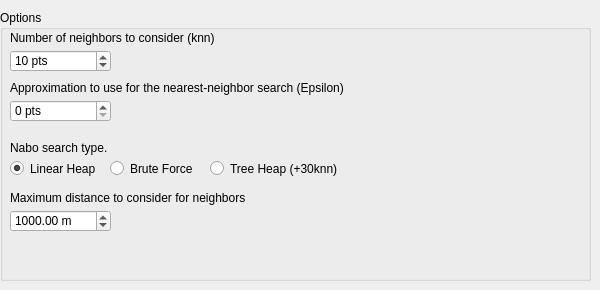
     <widget class="QWidget" name="kdTree">
      <property name="accessibleName">
       <string/>
      </property>
      <attribute name="title">
       <string>KDTreeMatcher</string>
      </attribute>
      <widget class="QGroupBox" name="groupBox_20">
       <property name="geometry">
        <rect>
         <x>0</x>
         <y>10</y>
         <width>591</width>
         <height>271</height>
        </rect>
       </property>
       <property name="title">
        <string>Options</string>
       </property>
       <widget class="QDoubleSpinBox" name="kdTreeKnn">
        <property name="geometry">
         <rect>
          <x>10</x>
          <y>40</y>
          <width>101</width>
          <height>22</height>
         </rect>
        </property>
        <property name="suffix">
         <string> pts</string>
        </property>
        <property name="decimals">
         <number>0</number>
        </property>
        <property name="minimum">
         <double>1.000000000000000</double>
        </property>
        <property name="maximum">
         <double>10000000.000000000000000</double>
        </property>
        <property name="singleStep">
         <double>1.000000000000000</double>
        </property>
        <property name="value">
         <double>10.000000000000000</double>
        </property>
       </widget>
       <widget class="QLabel" name="kdTreeKnnTitle">
        <property name="geometry">
         <rect>
          <x>10</x>
          <y>20</y>
          <width>291</width>
          <height>16</height>
         </rect>
        </property>
        <property name="text">
         <string>Number of neighbors to consider (knn)</string>
        </property>
       </widget>
       <widget class="QDoubleSpinBox" name="kdTreeEpsilon">
        <property name="geometry">
         <rect>
          <x>10</x>
          <y>90</y>
          <width>101</width>
          <height>22</height>
         </rect>
        </property>
        <property name="suffix">
         <string> pts</string>
        </property>
        <property name="decimals">
         <number>0</number>
        </property>
        <property name="minimum">
         <double>0.000000000000000</double>
        </property>
        <property name="maximum">
         <double>10000000.000000000000000</double>
        </property>
        <property name="singleStep">
         <double>1.000000000000000</double>
        </property>
        <property name="value">
         <double>0.000000000000000</double>
        </property>
       </widget>
       <widget class="QLabel" name="kdTreeEpsilonTitle">
        <property name="geometry">
         <rect>
          <x>10</x>
          <y>70</y>
          <width>441</width>
          <height>16</height>
         </rect>
        </property>
        <property name="text">
         <string>Approximation to use for the nearest-neighbor search (Epsilon)</string>
        </property>
       </widget>
       <widget class="QRadioButton" name="kdTreeTree">
        <property name="geometry">
         <rect>
          <x>210</x>
          <y>150</y>
          <width>141</width>
          <height>17</height>
         </rect>
        </property>
        <property name="text">
         <string>Tree Heap (+30knn)</string>
        </property>
        <property name="checked">
         <bool>false</bool>
        </property>
        <attribute name="buttonGroup">
         <string notr="true">buttonGroup_8</string>
        </attribute>
       </widget>
       <widget class="QRadioButton" name="kdTreeLinear">
        <property name="geometry">
         <rect>
          <x>10</x>
          <y>150</y>
          <width>91</width>
          <height>17</height>
         </rect>
        </property>
        <property name="text">
         <string>Linear Heap</string>
        </property>
        <property name="checked">
         <bool>true</bool>
        </property>
        <attribute name="buttonGroup">
         <string notr="true">buttonGroup_8</string>
        </attribute>
       </widget>
       <widget class="QRadioButton" name="kdTreeBrute">
        <property name="geometry">
         <rect>
          <x>110</x>
          <y>150</y>
          <width>91</width>
          <height>17</height>
         </rect>
        </property>
        <property name="text">
         <string>Brute Force</string>
        </property>
        <property name="checked">
         <bool>false</bool>
        </property>
        <attribute name="buttonGroup">
         <string notr="true">buttonGroup_8</string>
        </attribute>
       </widget>
       <widget class="QLabel" name="kdTreeEpsilonTitle_2">
        <property name="geometry">
         <rect>
          <x>10</x>
          <y>130</y>
          <width>141</width>
          <height>16</height>
         </rect>
        </property>
        <property name="text">
         <string>Nabo search type.</string>
        </property>
       </widget>
       <widget class="QDoubleSpinBox" name="kdTreeMaxDist">
        <property name="geometry">
         <rect>
          <x>10</x>
          <y>200</y>
          <width>101</width>
          <height>22</height>
         </rect>
        </property>
        <property name="suffix">
         <string> m</string>
        </property>
        <property name="decimals">
         <number>2</number>
        </property>
        <property name="minimum">
         <double>0.000000000000000</double>
        </property>
        <property name="maximum">
         <double>10000000.000000000000000</double>
        </property>
        <property name="singleStep">
         <double>1.000000000000000</double>
        </property>
        <property name="value">
         <double>1000.000000000000000</double>
        </property>
       </widget>
       <widget class="QLabel" name="kdTreeMaxDistTitle">
        <property name="geometry">
         <rect>
          <x>10</x>
          <y>180</y>
          <width>441</width>
          <height>16</height>
         </rect>
        </property>
        <property name="text">
         <string>Maximum distance to consider for neighbors</string>
        </property>
       </widget>
      </widget>
     </widget>
